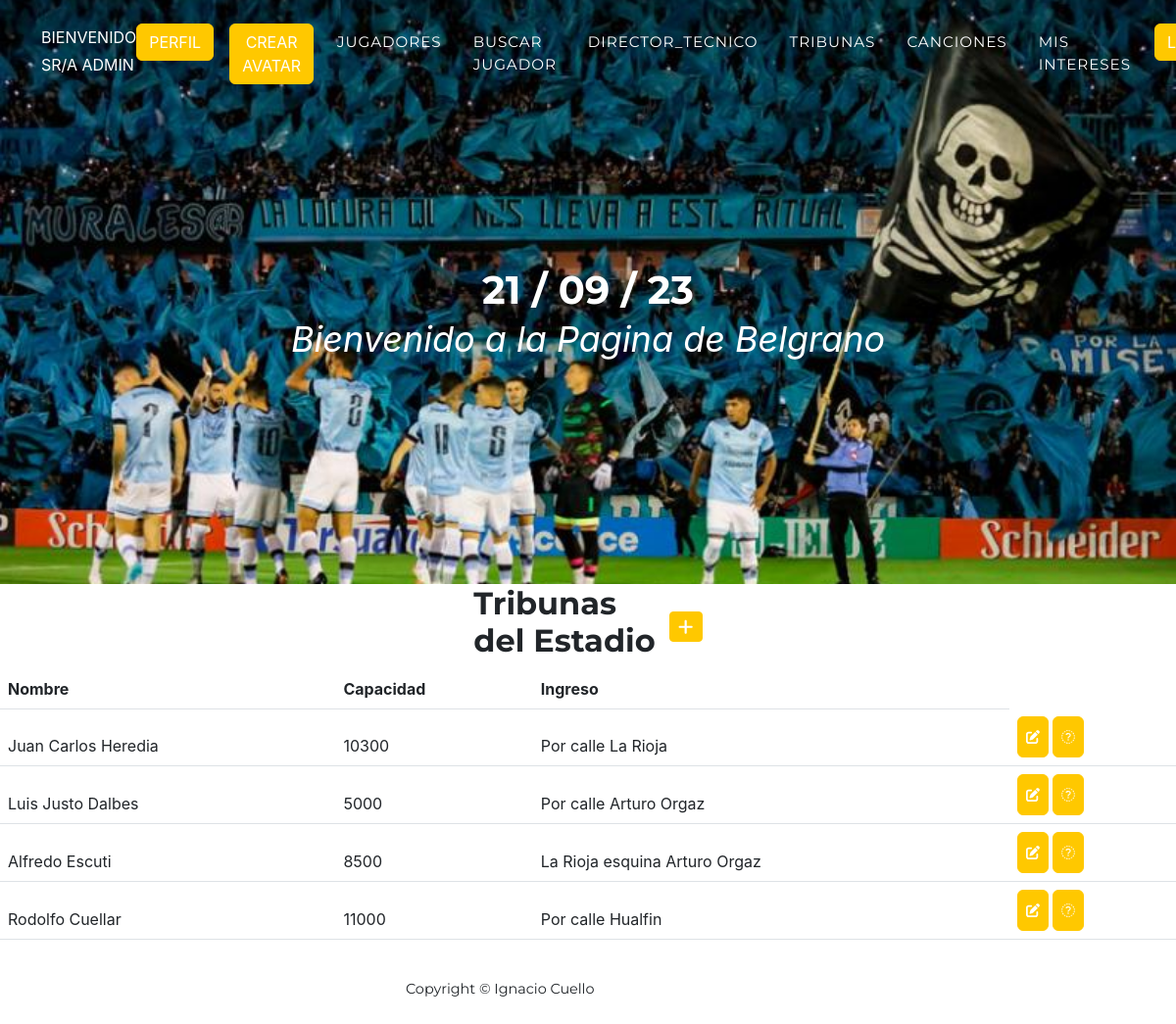
The page /tribunas/ (signed in) on the database its author committed.
### aplicacion/models.py (models this page shows, shortened)
class Tribunas(models.Model):
    nombre = models.CharField(max_length = 50, blank = False)
    capacidad = models.IntegerField(blank = False)
    ingreso = models.CharField(max_length = 150, blank = False)
    class Meta:
        verbose_name = 'Tribuna'
        verbose_name_plural = 'Tribunas'

### aplicacion/views.py (the view)
# urls.py: path('tribunas/', TribunasList.as_view(), name = 'tribunas'),
class TribunasList(LoginRequiredMixin, ListView):
    model = Tribunas

### aplicacion/templates/aplicacion/tribunas_list.html (shortened to what this page needs)
{% extends 'aplicacion/base.html' %}
{% load static %}
{% block contenido %}
    <center><table>
        <tr>
            <td width="200"><h2>Tribunas del Estadio</h2></td>
            <td>
                <a
                href = "{% url 'createTribuna' %}"
                class = "btn btn-primary btn-sm">
                <i class = "fa fa-plus fa-lg" title = "Crear"></i>
            </a>
            </td>
        </tr>
    </table></center>
    <center><table class="table">
        <thead>
            <tr>
                <th>Nombre</th>
                <th>Capacidad</th>
                <th>Ingreso</th>
            </tr>
            {% for i in tribunas_list %}
                <tr>
                    <td>{{ i.nombre }}</td>
                    <td>{{ i.capacidad }}</td>
                    <td>{{ i.ingreso }}</td>
                    <td>
                        <a
                        href="{% url 'updateTribuna' i.id %}"
                        class="btn btn-primary"
                        style="--bs-btn-padding-y: .5rem; --bs-btn-padding-x: .5rem; --bs-btn-font-si: .5rem">
                        <i class="fa fa-edit fa-sm" title="Editar"></i>
                    </a>
                    <a
                        href="{% url 'deleteTribuna' i.id %}"
                        class = "btn btn-primary"
                        style = "--bs-btn-padding-y: .5rem; --bs-btn-padding-x: .5rem; --bs-btn-font-si: .5rem">
                        <i class = "fa fa-delete fa-sm" title = "Borrar"></i>
                    </a>
                    </td>
                </tr>
            {% endfor %}
        </thead>
    </table></center>
{% endblock contenido %}

### aplicacion/templates/aplicacion/base.html (shortened to what this page needs)
<!DOCTYPE html>
<html lang="en">
    <head>
        {% load static %}
        <link rel="stylesheet" href="https://fontawesome.com">
        <link href="https://cdn.jsdelivr.net/npm/bootstrap@5.2.3/dist/css/bootstrap.min.css" rel="stylesheet" type="text/css" />
        <link href="{% static 'aplicacion/css/styles.css' %}" rel="stylesheet" />
    </head>
    <body id="page-top">
        <nav class="navbar navbar-expand-lg navbar-dark fixed-top" id="mainNav">
            <div class="container">
                <div class="collapse navbar-collapse" id="navbarResponsive">
                    <ul class="navbar-nav text-uppercase ms-auto py-4 py-lg-0">
                        {% if user.is_authenticated %}
                            <p style="color:white">Bienvenido Sr/a {{user.username}}</p>
                            <li class="nav-item"><a class="btn btn-primary" href="{% url 'editarPerfil' %}">Perfil</a></li>
                            <li class="nav-item"><a class="btn btn-primary" href="{% url 'agregarAvatar' %}">Crear Avatar</a></li>
                            <li class="nav-item"><a class="nav-link" href="{% url 'jugadores' %}">Jugadores</a></li>
                            <li class="nav-item"><a class="nav-link" href="{% url 'buscarJugador' %}">Buscar Jugador</a></li>
                            <li class="nav-item"><a class="nav-link" href="{% url 'director_tecnico' %}">director_tecnico</a></li>
                            <li class="nav-item"><a class="nav-link" href="{% url 'tribunas' %}">tribunas</a></li>
                            <li class="nav-item"><a class="nav-link" href="{% url 'canciones' %}">Canciones</a></li>
                            <li class="nav-item"><a class="nav-link" href="{% url 'intereses' %}">Mis Intereses</a></li>
                            <li class="nav-item"><a class="btn btn-primary" href="{% url 'logout' %}">Logout</a></li>
                        {% endif %}
                    </ul>
                </div>
            </div>
        </nav>
        <header class="masthead">
            <div class="container">
                <h1>{% now 'd / m / y'%}</h1>
                <div class="masthead-subheading">Bienvenido a la Pagina de Belgrano</div>
            </div>
         </header>
         {% block contenido %}
         {% endblock contenido %}
        <footer class="footer py-4">
            <div class="container">
                <div class="row align-items-center">
                    <center><div class="col-lg-4 text-lg-start">Copyright &copy; Ignacio Cuello</div></center>
                </div>
            </div>
        </footer>
    </body>
</html>

### rows shown on the page
Tribunas: nombre "Juan Carlos Heredia", capacidad "10300", ingreso "Por calle La Rioja"
Tribunas: nombre "Luis Justo Dalbes", capacidad "5000", ingreso "Por calle Arturo Orgaz"
Tribunas: nombre "Alfredo Escuti", capacidad "8500", ingreso "La Rioja esquina Arturo Orgaz"
Tribunas: nombre "Rodolfo Cuellar", capacidad "11000", ingreso "Por calle Hualfin"

### other values the page prints
{{ user.username }} "ADMIN"
